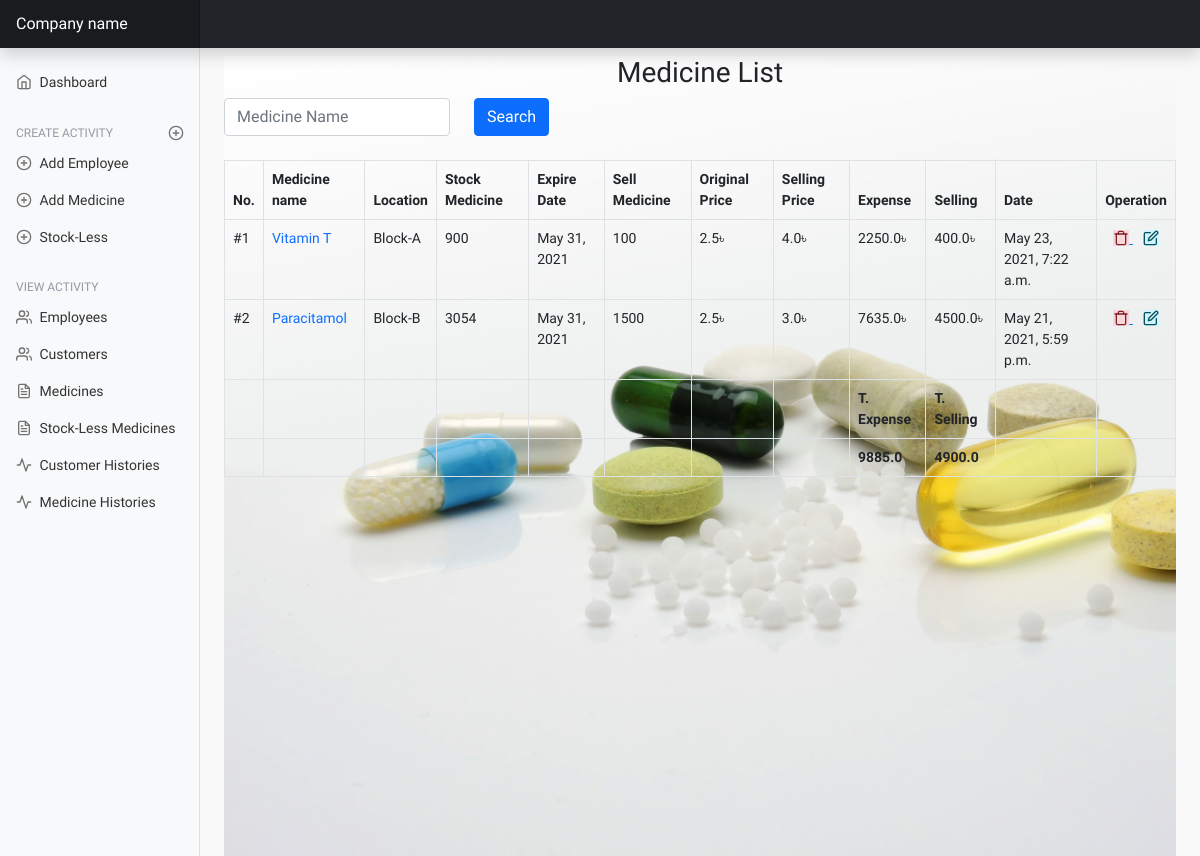
Before: /medicine-list/ with the older database file.
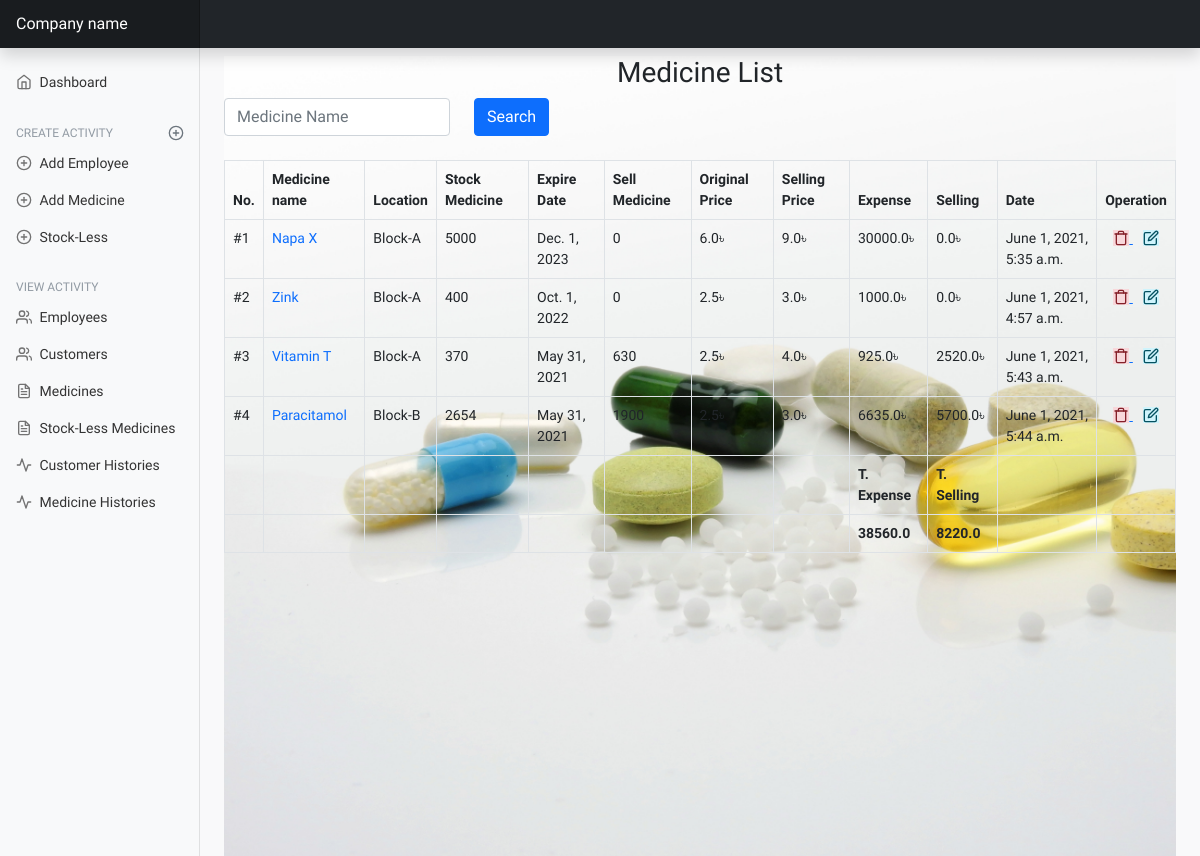
After: the same page with the newer database file.
### mainApp/models/medicine.py (models this page shows, shortened)
class Medicine(TimeStamp):
    medicine_name = models.CharField(max_length=255, unique=True, null=True, blank=True)
    company_name = models.CharField(max_length=255, null=True, blank=True)
    description = models.TextField(blank=True, null=True, default='')
    location = models.CharField(max_length=50, null=True, blank=True)
    number_of_medicine = models.IntegerField(default=0, null=True, blank=True)
    original_price = models.FloatField(blank=True, null=True)
    selling_price = models.FloatField(blank=True, null=True)
    sold_number_of_medicine = models.IntegerField(default=0, blank=True, null=True)
    sold_at_a_time = models.IntegerField(default=0, blank=True, null=True)
    expire_date = models.DateField(blank=True,null=True)
    class Meta:
        ordering = ('-created_at',)
    def sold_medicine_value(self):
        return self.sold_number_of_medicine * self.selling_price
    def expense(self):
        return self.original_price * self.number_of_medicine

### mainApp/views/medicine_view.py (the view)
# urls.py: path('medicine-list/', medicine_view.SalesManagementList.as_view(), name='medicine-list'),
class SalesManagementList(View):
    def get(self, request):
        sales = Medicine.objects.all()
        search = request.GET.get('q')
        if search:
            sales = Medicine.objects.filter(
                Q(medicine_name__icontains=search) | Q(created_at__iexact=search)
            ).distinct()
        total_selling = get_selling_sum(sales)
        total_expense = get_expense_sum(sales)
        page = request.GET.get('page', 1)
        paginator = Paginator(sales, per_page=5)
        try:
            all_sales = paginator.page(page)
        except PageNotAnInteger as e:
            all_sales = paginator.page(1)
        except EmptyPage:
            all_sales = Paginator.page(paginator.num_pages)
        print(">>>>>>>>>>>>>>>>>>", all_sales)
        return render(request, 'medicine/sales_list.html', {
            'medicines': all_sales,
            'total_selling': total_selling,
            'total_expense': total_expense,
        })

### mainApp/views/medicine_view.py (called while the page is built)
def get_selling_sum(sales):
    sum = 0
    for sale in sales:
        sum += sale.sold_medicine_value()
    return sum

def get_expense_sum(sales):
    sum = 0
    for sale in sales:
        sum += sale.expense()
    return sum

### mainApp/templates/medicine/sales_list.html (shortened to what this page needs)
{% extends 'base.html' %}
{% load static %}
{% load tz %}
{% block content %}
    <div
            style='background: url("{% static 'images/medicine-list.jpg' %}");background-repeat: no-repeat;
                    background-size: cover;
                    min-height: 100vh;
                    '>
        <h3 class="text-center mt-2" style="font-family: 'Pattaya', sans-serif;">Medicine List</h3>
        <div class="col-lg-6 col-md-6 col-sm-12 text-center mb-4 align-items-center">
            <form class="row mb-4" method="GET">
                <div class="col-md-6">
                    <input type="text" name="q" class="form-control" placeholder="Medicine Name"
                           aria-label="First name">
                </div>
                <div class="col-md-2">
                    <input type="submit" class="btn btn-primary" VALUE="Search"/>
                </div>
            </form>
        </div>
        <table id="example" class="table table-bordered" style="width:100%">
            <thead>
            <tr>
                <th>No.</th>
                <th>Medicine name</th>
                <th>Location</th>
                <th>Stock Medicine</th>
                <th>Expire Date</th>
                <th>Sell Medicine</th>
                <th>Original Price</th>
                <th>Selling Price</th>
                <th>Expense</th>
                <th>Selling</th>
                <th>Date</th>
                <th>Operation</th>
            </tr>
            </thead>
            <tbody id="tbody">
            {% for medicine in medicines %}
                <tr>
                    <td>#{{ forloop.counter }}</td>
                    <td><a style="text-decoration: none"
                           href="{% url 'medicine-detail' medicine.id %}">{{ medicine.medicine_name }}</a></td>
                    <td>{{ medicine.location }}</td>
                    {% if medicine.number_of_medicine < 20 %}
                        <td style="background-color: red;color: white;font-weight: 600">{{ medicine.number_of_medicine }}</td>
                    {% else %}
                        <td>{{ medicine.number_of_medicine }}</td>
                    {% endif %}
                    <td>{{ medicine.expire_date }}</td>
                    <td>{{ medicine.sold_number_of_medicine }}</td>
                    <td>{{ medicine.original_price }}৳</td>
                    <td>{{ medicine.selling_price }}৳</td>
                    <td>{{ medicine.expense }}&#2547;</td>
                    <td>{{ medicine.sold_medicine_value }}৳</td>
                    <td>{{ medicine.updated_at | localtime }}</td>
                    <td style="text-align: center">
                        <a href="{% url 'delete-medicine' medicine.id %}">
                            <span class="alert-danger" data-feather="trash"></span>
                        </a>
                        <a style="margin-left: 10px" href="{% url 'update-medicine' medicine.id %}"
                        >
                            <span id="modal-form" class="alert-info"
                                  data-feather="edit"></span>
                        </a>
                    </td>
                </tr>
            {% endfor %}
            </tbody>
            <tfoot>
            <tr>
                <th></th>
                <th></th>
                <th></th>
                <th></th>
                <th></th>
                <th></th>
                <th></th>
                <th></th>
                <th>T. Expense</th>
                <th>T. Selling</th>
                <th></th>
                <th></th>
            </tr>
            <tr>
                <th></th>
                <th></th>
                <th></th>
                <th></th>
                <th></th>
                <th></th>
                <th></th>
                <th></th>
                <th>{{ total_expense }}</th>
                <th>{{ total_selling }}</th>
                <th></th>
                <th></th>
            </tr>
            </tfoot>
        </table>
    </div>
{% endblock content %}

### mainApp/templates/base.html (shortened to what this page needs)
{% load static %}
<!doctype html>
<html lang="en">
<head>
    <link href="{% static './table/custom.css' %}" rel="stylesheet">
    <link href="{% static './assets/dist/css/bootstrap.min.css' %}" rel="stylesheet">
    <link href="{% static './dashboard/dashboard.css' %}" rel="stylesheet">
    <link href="{% static './table/fontawasome.css' %}" rel="stylesheet">
    <link href="{% static './table/profile.css' %}" rel="stylesheet">
</head>
<body>
<header class="navbar navbar-dark sticky-top bg-dark flex-md-nowrap p-0 shadow">
    <a class="navbar-brand col-md-3 col-lg-2 me-0 px-3" href="#">Company name</a>
</header>
<div class="container-fluid">
    <div class="row">
        <nav id="sidebarMenu" class="col-md-3 col-lg-2 d-md-block bg-light sidebar collapse">
            <div class="position-sticky pt-3">
                <ul class="nav flex-column">
                    <li class="nav-item">
                        <a class="nav-link" aria-current="page" href="{% url 'dashboard' %}">
                            <span data-feather="home"></span>
                            Dashboard
                        </a>
                    </li>
                    <h6 class="sidebar-heading d-flex justify-content-between align-items-center px-3 mt-4 mb-1 text-muted">
                        <span>Create activity</span>
                        <a class="link-secondary" href="#" aria-label="Add a new report">
                            <span data-feather="plus-circle"></span>
                        </a>
                    </h6>
                    <li class="nav-item">
                        <a class="nav-link" href="{% url 'create-employee' %}">
                            <span data-feather="plus-circle"></span>
                            Add Employee
                        </a>
                    </li>
                    <li class="nav-item">
                        <a class="nav-link" href="{% url 'create-medicine' %}">
                            <span data-feather="plus-circle"></span>
                            Add Medicine
                        </a>
                    </li>
                    <li class="nav-item">
                        <a class="nav-link" href="{% url 'create-stock-less' %}">
                            <span data-feather="plus-circle"></span>
                            Stock-Less
                        </a>
                    </li>
                </ul>
                <h6 class="sidebar-heading d-flex justify-content-between align-items-center px-3 mt-4 mb-1 text-muted">
                    <span>View activity</span>
                </h6>
                <ul class="nav flex-column mb-2">
                    <li class="nav-item">
                        <a class="nav-link" href="{% url 'employee-list' %}">
                            <span data-feather="users"></span>
                            Employees
                        </a>
                    </li>
                    <li class="nav-item">
                        <a class="nav-link" href="{% url 'customer-list' %}">
                            <span data-feather="users"></span>
                            Customers
                        </a>
                    </li>
                    <li class="nav-item">
                        <a class="nav-link" href="{% url 'medicine-list' %}">
                            <span data-feather="file-text"></span>
                            Medicines
                        </a>
                    </li>
                    <li class="nav-item">
                        <a class="nav-link" href="{% url 'stock-less-list' %}">
                            <span data-feather="file-text"></span>
                            Stock-Less Medicines
                        </a>
                    </li>
                    <li class="nav-item">
                        <a class="nav-link" href="{% url 'customer-histories' %}">
                            <span data-feather="activity"></span>
                            Customer Histories
                        </a>
                    </li>
                    <li class="nav-item">
                        <a class="nav-link" href="{% url 'medicine-histories' %}">
                            <span data-feather="activity"></span>
                            Medicine Histories
                        </a>
                    </li>
                </ul>
            </div>
        </nav>
        <main class="col-md-9 ms-sm-auto col-lg-10 px-md-4">
            {% block content %}
            {% endblock %}
        </main>
    </div>
</div>
</body>
</html>

### mainApp/static/dashboard/dashboard.css (style rules this page uses)
body { font-size: .875rem; }
.feather { width: 16px; height: 16px; vertical-align: text-bottom; }
.sidebar { position: fixed; top: 0; bottom: 0; left: 0; z-index: 100; padding: 48px 0 0; box-shadow: inset -1px 0 0 rgba(0, 0, 0, .1); }
.sidebar .nav-link { font-weight: 500; color: #333; }
.sidebar .nav-link .feather { margin-right: 4px; color: #727272; }
.sidebar-heading { font-size: .75rem; text-transform: uppercase; }
.navbar-brand { padding-top: .75rem; padding-bottom: .75rem; font-size: 1rem; background-color: rgba(0, 0, 0, .25); box-shadow: inset -1px 0 0 rgba(0, 0, 0, .25); }

### mainApp/static/table/profile.css (style rules this page uses)
body { background-color: #f9f9fa }
h6 { font-size: 14px }
.text-muted { color: #919aa3 !important }

### mainApp/templates/base.html (style rules this page uses)
body { font-family: 'Pattaya', sans-serif; font-family: 'Reggae One', cursive; }

Changed rows visible on the page:
added Medicine: medicine_name "Napa X", location "Block-A", number_of_medicine "5000", expire_date "Dec. 1, 2023", sold_number_of_medicine "0", original_price "6.0", selling_price "9.0", expense "30000.0", sold_medicine_value "0.0", updated_at "June 1, 2021, 5:35 a.m."
added Medicine: medicine_name "Zink", location "Block-A", number_of_medicine "400", expire_date "Oct. 1, 2022", sold_number_of_medicine "0", original_price "2.5", selling_price "3.0", expense "1000.0", sold_medicine_value "0.0", updated_at "June 1, 2021, 4:57 a.m."
changed Medicine "Vitamin T": number_of_medicine "900" → "370"; sold_number_of_medicine "100" → "630"; expense "2250.0" → "925.0"; sold_medicine_value "400.0" → "2520.0"; updated_at "May 23, 2021, 7:22 a.m." → "June 1, 2021, 5:43 a.m."
changed Medicine "Paracitamol": number_of_medicine "3054" → "2654"; sold_number_of_medicine "1500" → "1900"; expense "7635.0" → "6635.0"; sold_medicine_value "4500.0" → "5700.0"; updated_at "May 21, 2021, 5:59 p.m." → "June 1, 2021, 5:44 a.m."
Other visible differences:
{{ total_expense }}: "9885.0" → "38560.0"
{{ total_selling }}: "4900.0" → "8220.0"
